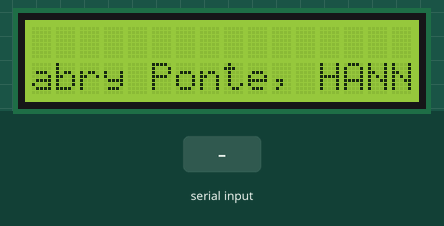
The sketch below on a simulated Arduino Uno, built with avr-gcc and run on an emulated ATmega328P. On the bench: 16×2 character LCD. The test bench sets the inputs (shaded band).

Above: at 1.2 s.
1.3 s: " -" received over Serial
At 3.4 s:
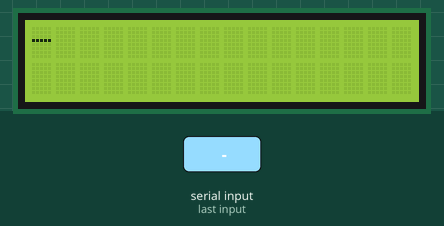
4.3 s: "1" received over Serial
At 7.0 s:
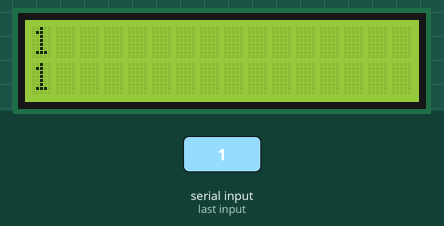
Timing chart, 0 to 8.5 s (numbered marks = the images above; inputs shaded):
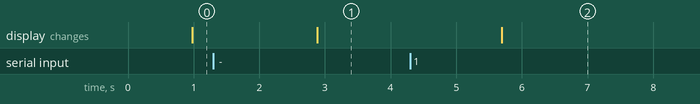

Measured:
- after the input at 1.3 s, the display: changes after 1.6 s (image 1)
- after the input at 4.3 s, the display: changes after 1.4 s (image 2)

The sketch:

radio.ino
```cpp
#include <LiquidCrystal.h>
String title = "Gabry Ponte, HANNAS -One By One-";
String bigTitle;
String song;
String artistShow;
String songShow;
int leng;
int mid;
int ii=0;
int ll=0;
int i,j,k=0,l=0, ok=0;
String toShow;
// LCD pins <--> Arduino pins
const int RS = 11, EN = 12, D4 = 2, D5 = 3, D6 = 4, D7 = 5;
LiquidCrystal lcd(RS, EN, D4, D5, D6, D7);


void setup()
{
  Serial.begin(9600);
  lcd.begin(16, 2); // set up number of columns and row


  // Putting it on the screen
}

void loop()
{
if (Serial.available() > 0){
  title = Serial.readString();
  leng = title.length();
  mid = title.indexOf(" -");

  // to get song
  song = title.substring(mid + 2, leng - 1);

  // to get artist
  title.remove(mid, leng);
  //Serial.println(artist);
  //Serial.println("shit was sent");
  ii = 0;
  ll = 0;
} else {
int i,j,k=0,l=0, ok=0;
lcd.clear();
//delay(80);
artistShow = title.substring(ii,ii+16);
songShow = song.substring(ll,ll+16);
lcd.clear();
lcd.setCursor(0,0);
lcd.print(songShow);
lcd.setCursor(0,1);
lcd.print(artistShow);
delay(900);
ii = ii + 1;
ll = ll + 1;
if(16>=title.length()) {
    ii = 0;
  }
if(16>=song.length()) {
  ll = 0;
  }
if(ii>(title.length()-16)) {
    ii = 0;
  }
if(ll>(song.length()-16)) {
    ll = 0;
  }


}}
```
